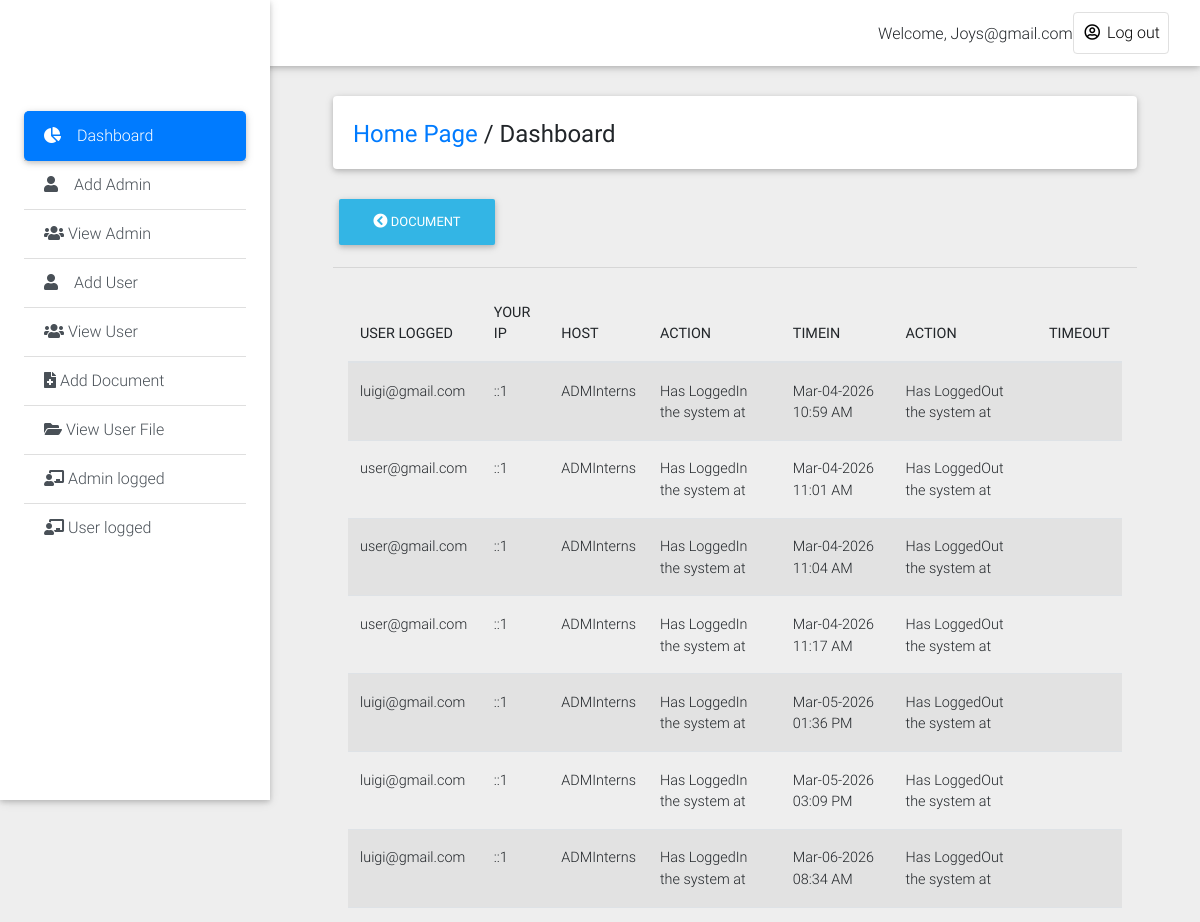
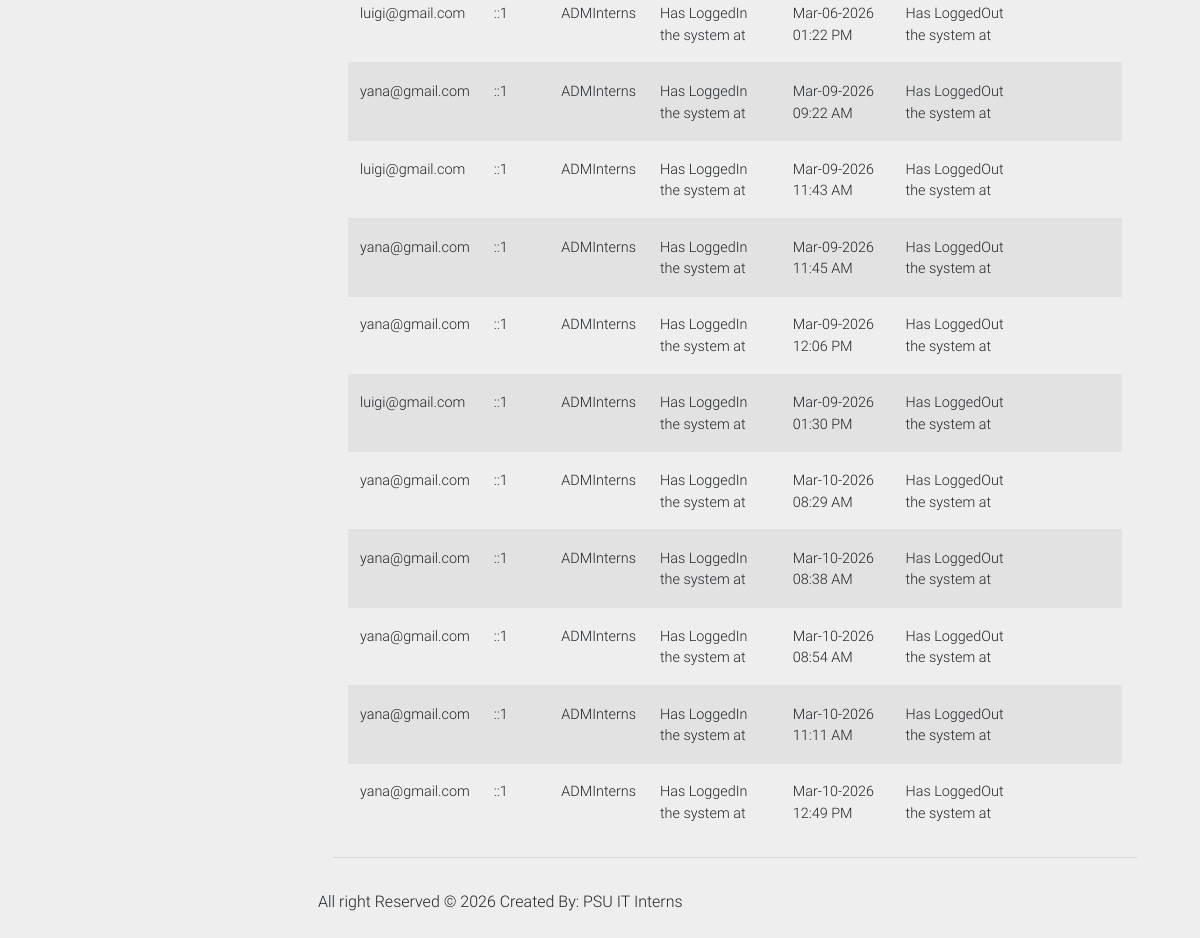
/Private_Dashboard/user_log.php (signed in), run on an earlier commit of the app's database (2 pictures, top to bottom).
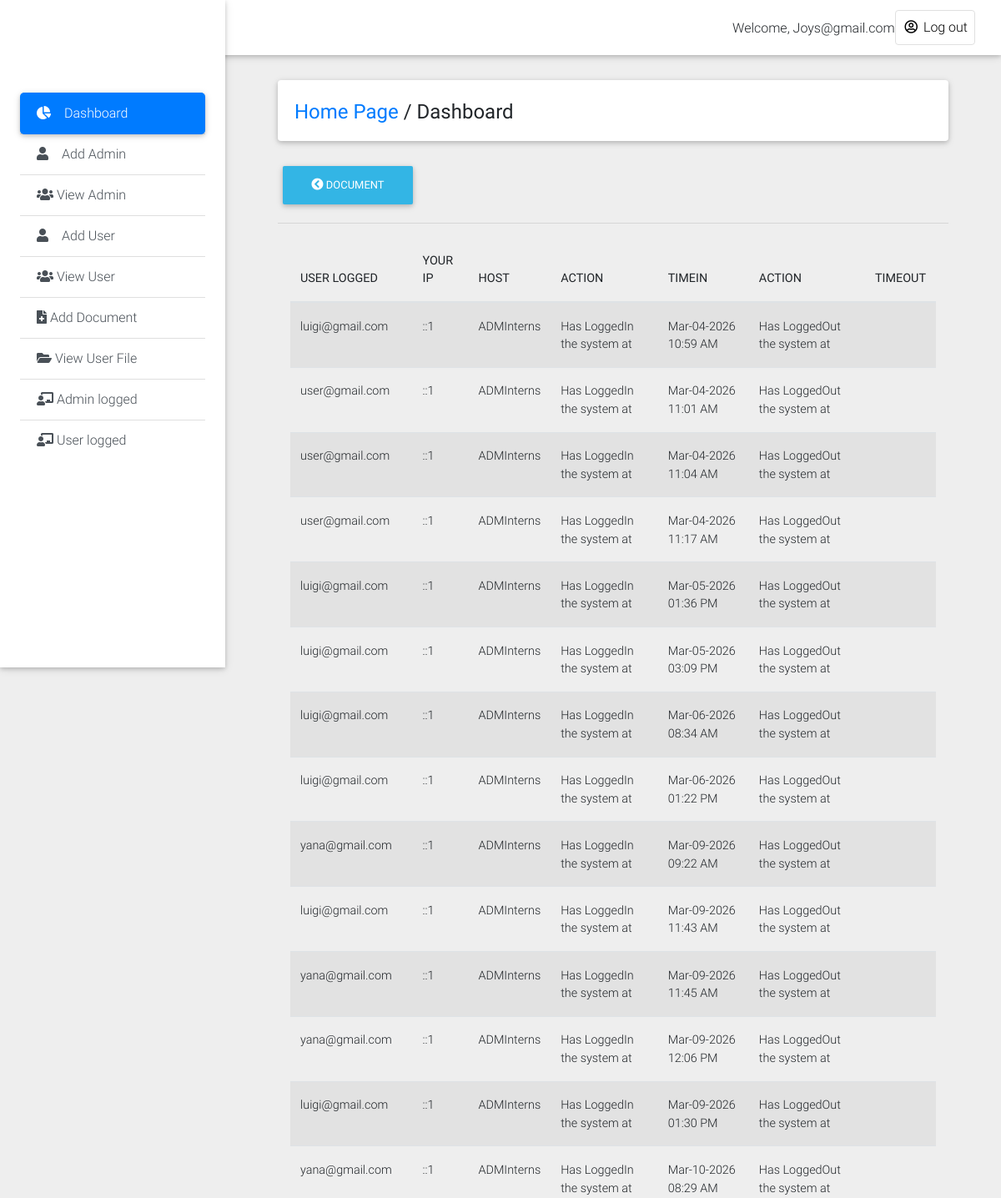
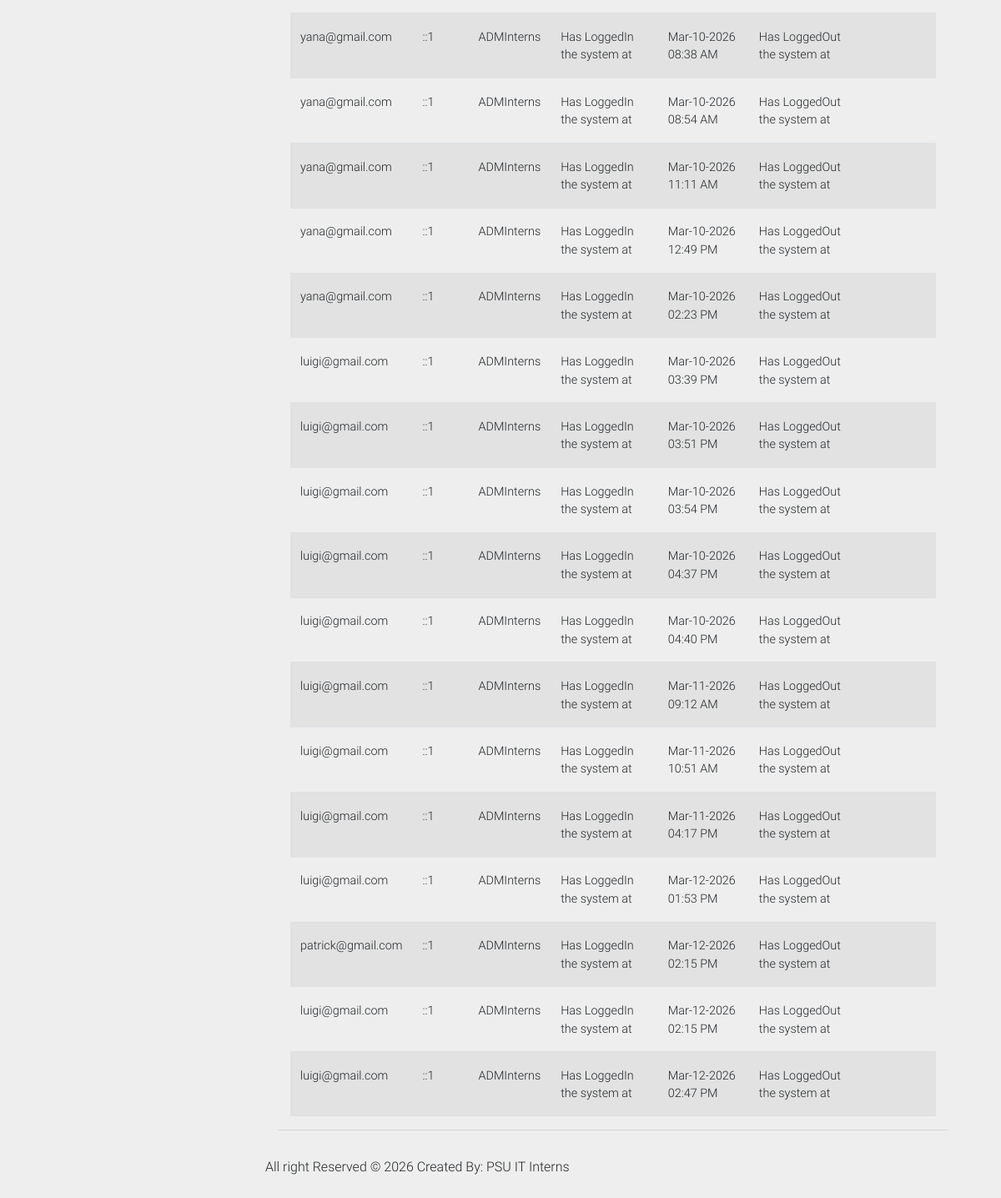
And on a later commit of the database (2 pictures, top to bottom).
### tables this page shows
CREATE TABLE `history_log` (
  `log_id` int(11) NOT NULL,
  `id` int(11) NOT NULL,
  `email_address` text NOT NULL,
  `action` varchar(100) NOT NULL,
  `actions` varchar(200) NOT NULL DEFAULT 'Has LoggedOut the system at',
  `ip` text NOT NULL,
  `host` text NOT NULL,
  `login_time` varchar(200) NOT NULL,
  `logout_time` varchar(200) NOT NULL
);

### Private_Dashboard/user_log.php (the view, shortened to what this page needs)
<!DOCTYPE html>
<html lang="en">
<head>
  <link rel="stylesheet" href="https://use.fontawesome.com/releases/v5.8.1/css/all.css">
  <link href="css/bootstrap.min.css" rel="stylesheet">
  <link href="css/mdb.min.css" rel="stylesheet">
  <link href="css/style.min.css" rel="stylesheet">
    <link rel="stylesheet" type="text/css" href="medias/css/dataTable.css" />
</head>
<body class="grey lighten-3">
  <header>
    <nav class="navbar fixed-top navbar-expand-lg navbar-light white scrolling-navbar">
      <div class="container-fluid">
        <div class="collapse navbar-collapse" id="navbarSupportedContent">
            <?php
             require_once("../include/connection.php");
               $id = mysqli_real_escape_string($conn,$_SESSION['admin_user']);
              $r = mysqli_query($conn,"SELECT * FROM admin_login where id = '$id'") or die (mysqli_error($conn));
              $row = mysqli_fetch_array($r);
               $id=$row['admin_user'];
            ?>
          <ul class="navbar-nav nav-flex-icons">
                <li style="margin-top: 10px;">Welcome,</font> <?php echo ucwords(htmlentities($id)); ?></li>
            <li class="nav-item">
              <a href="logout.php" class="nav-link border border-light rounded waves-effect">
               <i class="far fa-user-circle"></i> Log out
              </a>
            </li>
          </ul>
        </div>
      </div>
    </nav>
    <div class="sidebar-fixed position-fixed">
      <a class="logo-wrapper waves-effect">
</a>
       <div class="list-group list-group-flush">
        <a href="dashboard.php" class="list-group-item active waves-effect">
          <i class="fas fa-chart-pie mr-3"></i>Dashboard
        </a>
         <a href="#" class="list-group-item list-group-item-action waves-effect"  data-toggle="modal" data-target="#modalRegisterForm">
          <i class="fas fa-user mr-3"></i>Add Admin</a>
            <a href="view_admin.php" class="list-group-item list-group-item-action waves-effect">
          <i class="fas fa-users"></i> View Admin</a>
        <a href="#" class="list-group-item list-group-item-action waves-effect" data-toggle="modal" data-target="#modalRegisterForm2">
          <i class="fas fa-user mr-3"></i>Add User</a>
           <a href="view_user.php" class="list-group-item list-group-item-action waves-effect">
          <i class="fas fa-users"></i>  View User</a>
        <a href="add_document.php" class="list-group-item list-group-item-action waves-effect">
          <i class="fas fa-file-medical"></i> Add Document</a>
        <a href="view_userfile.php" class="list-group-item list-group-item-action waves-effect">
          <i class="fas fa-folder-open"></i> View User File</a>
            <a href="admin_log.php" class="list-group-item list-group-item-action waves-effect">
          <i class="fas fa-chalkboard-teacher"></i> Admin logged</a>
              <a href="user_log.php" class="list-group-item list-group-item-action waves-effect">
          <i class="fas fa-chalkboard-teacher"></i> User logged</a>
      </div>
    </div>
  </header>
  <main class="pt-5 mx-lg-5">
    <div class="container-fluid mt-5">
      <div class="card mb-4 wow fadeIn">
        <div class="card-body d-sm-flex justify-content-between">
          <h4 class="mb-2 mb-sm-0 pt-1">
            <a href="dashboard.php">Home Page</a>
            <span>/</span>
            <span>Dashboard</span>
          </h4>
        </div>
      </div>
      <div class="">
    <a href="add_document.php"><button type="button" class="btn btn-info"><i class="fas fa-chevron-circle-left"></i>  Document</button></a>
    </div>
<hr>
 <div class="col-md-12">
  <table id="dtable" class = "table table-striped" style="">
     <thead>
    <th>USER LOGGED</th>
     <th>YOUR IP</th>
     <th>HOST</th>
     <th>ACTION</th>
     <th>TIMEIN</th>
     <th>ACTION</th>
     <th>TIMEOUT</th>
</thead>
<tbody>
    <tr>
        <?php
        require_once("../include/connection.php");
      $query = mysqli_query($conn,"SELECT * from history_log") or die (mysqli_error($conn));
      while($file=mysqli_fetch_array($query)){
         $name =  $file['email_address'];
         $ip =  $file['ip'];
         $host =  $file['host'];
         $action =  $file['action'];
         $logintime =  $file['login_time'];
         $actions =  $file['actions'];
         $logouttime =  $file['logout_time'];
      ?>
      <td><?php echo $name; ?></td>
       <td><?php echo $ip; ?></td>
      <td><?php echo $host; ?></td>
      <td><?php echo $action; ?></td>
      <td><?php echo $logintime; ?></td>
      <td><?php echo $actions; ?></td>
      <td><?php echo $logouttime; ?></td>
    </tr>
<?php } ?>
</tbody>
   </table>
    </div>
    <hr></div>
    <div class="footer-copyright py-3">
     <p>All right Reserved &copy; <?php echo date('Y');?> Created By: PSU IT Interns</p>
    </div>
<link rel="stylesheet" type="text/css" href="https://cdn.datatables.net/1.10.9/css/jquery.dataTables.min.css"/>
<link rel="stylesheet" type="text/css" href="https://cdn.datatables.net/responsive/1.0.3/css/dataTables.responsive.css">
</body>
</html>

What changed in the data, as far as the page shows it:
added history_log: email_address "yana@gmail.com", ip "::1", host "ADMInterns", action "Has LoggedIn the system at", login_time "Mar-10-2026 02:23 PM", actions "Has LoggedOut the system at"
added history_log: email_address "luigi@gmail.com", ip "::1", host "ADMInterns", action "Has LoggedIn the system at", login_time "Mar-10-2026 03:39 PM", actions "Has LoggedOut the system at"
added history_log: email_address "luigi@gmail.com", ip "::1", host "ADMInterns", action "Has LoggedIn the system at", login_time "Mar-10-2026 03:51 PM", actions "Has LoggedOut the system at"
added history_log: email_address "luigi@gmail.com", ip "::1", host "ADMInterns", action "Has LoggedIn the system at", login_time "Mar-10-2026 03:54 PM", actions "Has LoggedOut the system at"
added history_log: email_address "luigi@gmail.com", ip "::1", host "ADMInterns", action "Has LoggedIn the system at", login_time "Mar-10-2026 04:37 PM", actions "Has LoggedOut the system at"
added history_log: email_address "luigi@gmail.com", ip "::1", host "ADMInterns", action "Has LoggedIn the system at", login_time "Mar-10-2026 04:40 PM", actions "Has LoggedOut the system at"
added history_log: email_address "luigi@gmail.com", ip "::1", host "ADMInterns", action "Has LoggedIn the system at", login_time "Mar-11-2026 09:12 AM", actions "Has LoggedOut the system at"
added history_log: email_address "luigi@gmail.com", ip "::1", host "ADMInterns", action "Has LoggedIn the system at", login_time "Mar-11-2026 10:51 AM", actions "Has LoggedOut the system at"
added history_log: email_address "luigi@gmail.com", ip "::1", host "ADMInterns", action "Has LoggedIn the system at", login_time "Mar-11-2026 04:17 PM", actions "Has LoggedOut the system at"
added history_log: email_address "luigi@gmail.com", ip "::1", host "ADMInterns", action "Has LoggedIn the system at", login_time "Mar-12-2026 01:53 PM", actions "Has LoggedOut the system at"
added history_log: email_address "patrick@gmail.com", ip "::1", host "ADMInterns", action "Has LoggedIn the system at", login_time "Mar-12-2026 02:15 PM", actions "Has LoggedOut the system at"
added history_log: email_address "luigi@gmail.com", ip "::1", host "ADMInterns", action "Has LoggedIn the system at", login_time "Mar-12-2026 02:15 PM", actions "Has LoggedOut the system at"
added history_log: email_address "luigi@gmail.com", ip "::1", host "ADMInterns", action "Has LoggedIn the system at", login_time "Mar-12-2026 02:47 PM", actions "Has LoggedOut the system at"
